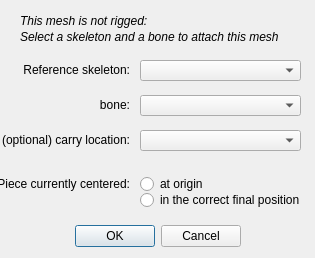
<?xml version="1.0" encoding="UTF-8"?>
<ui version="4.0">
 <class>AskBoneDialog</class>
 <widget class="QDialog" name="AskBoneDialog">
  <property name="geometry">
   <rect>
    <x>0</x>
    <y>0</y>
    <width>315</width>
    <height>258</height>
   </rect>
  </property>
  <property name="windowTitle">
   <string>OpenBRF</string>
  </property>
  <widget class="QDialogButtonBox" name="buttonBox">
   <property name="geometry">
    <rect>
     <x>-100</x>
     <y>220</y>
     <width>341</width>
     <height>32</height>
    </rect>
   </property>
   <property name="orientation">
    <enum>Qt::Horizontal</enum>
   </property>
   <property name="standardButtons">
    <set>QDialogButtonBox::Cancel|QDialogButtonBox::Ok</set>
   </property>
  </widget>
  <widget class="QComboBox" name="cbSlel">
   <property name="geometry">
    <rect>
     <x>140</x>
     <y>60</y>
     <width>161</width>
     <height>21</height>
    </rect>
   </property>
  </widget>
  <widget class="QComboBox" name="cbBone">
   <property name="geometry">
    <rect>
     <x>140</x>
     <y>95</y>
     <width>161</width>
     <height>21</height>
    </rect>
   </property>
  </widget>
  <widget class="QLabel" name="label">
   <property name="geometry">
    <rect>
     <x>10</x>
     <y>60</y>
     <width>120</width>
     <height>20</height>
    </rect>
   </property>
   <property name="text">
    <string>Reference skeleton:</string>
   </property>
   <property name="alignment">
    <set>Qt::AlignRight|Qt::AlignTrailing|Qt::AlignVCenter</set>
   </property>
  </widget>
  <widget class="QLabel" name="label_2">
   <property name="geometry">
    <rect>
     <x>10</x>
     <y>95</y>
     <width>120</width>
     <height>20</height>
    </rect>
   </property>
   <property name="text">
    <string>bone:</string>
   </property>
   <property name="alignment">
    <set>Qt::AlignRight|Qt::AlignTrailing|Qt::AlignVCenter</set>
   </property>
  </widget>
  <widget class="QLabel" name="label_3">
   <property name="geometry">
    <rect>
     <x>20</x>
     <y>10</y>
     <width>191</width>
     <height>21</height>
    </rect>
   </property>
   <property name="font">
    <font>
     <italic>true</italic>
    </font>
   </property>
   <property name="text">
    <string>This mesh is not rigged:</string>
   </property>
  </widget>
  <widget class="QLabel" name="label_4">
   <property name="geometry">
    <rect>
     <x>20</x>
     <y>26</y>
     <width>261</width>
     <height>21</height>
    </rect>
   </property>
   <property name="font">
    <font>
     <italic>true</italic>
    </font>
   </property>
   <property name="text">
    <string>Select a skeleton and a bone to attach this mesh to.</string>
   </property>
  </widget>
  <widget class="QRadioButton" name="radioButton">
   <property name="geometry">
    <rect>
     <x>140</x>
     <y>174</y>
     <width>84</width>
     <height>20</height>
    </rect>
   </property>
   <property name="text">
    <string>at origin</string>
   </property>
  </widget>
  <widget class="QRadioButton" name="radioButton_2">
   <property name="geometry">
    <rect>
     <x>140</x>
     <y>191</y>
     <width>161</width>
     <height>18</height>
    </rect>
   </property>
   <property name="text">
    <string>in the correct final position</string>
   </property>
  </widget>
  <widget class="QLabel" name="label_5">
   <property name="geometry">
    <rect>
     <x>-1</x>
     <y>174</y>
     <width>131</width>
     <height>20</height>
    </rect>
   </property>
   <property name="text">
    <string>Piece currently centered:</string>
   </property>
   <property name="alignment">
    <set>Qt::AlignRight|Qt::AlignTrailing|Qt::AlignVCenter</set>
   </property>
  </widget>
  <widget class="QComboBox" name="cbCarryPos">
   <property name="geometry">
    <rect>
     <x>140</x>
     <y>130</y>
     <width>161</width>
     <height>21</height>
    </rect>
   </property>
  </widget>
  <widget class="QLabel" name="label_6">
   <property name="geometry">
    <rect>
     <x>-1</x>
     <y>130</y>
     <width>131</width>
     <height>20</height>
    </rect>
   </property>
   <property name="text">
    <string>(optional) carry location:</string>
   </property>
   <property name="alignment">
    <set>Qt::AlignRight|Qt::AlignTrailing|Qt::AlignVCenter</set>
   </property>
  </widget>
 </widget>
 <resources/>
 <connections>
  <connection>
   <sender>buttonBox</sender>
   <signal>accepted()</signal>
   <receiver>AskBoneDialog</receiver>
   <slot>accept()</slot>
   <hints>
    <hint type="sourcelabel">
     <x>248</x>
     <y>254</y>
    </hint>
    <hint type="destinationlabel">
     <x>157</x>
     <y>274</y>
    </hint>
   </hints>
  </connection>
  <connection>
   <sender>buttonBox</sender>
   <signal>rejected()</signal>
   <receiver>AskBoneDialog</receiver>
   <slot>reject()</slot>
   <hints>
    <hint type="sourcelabel">
     <x>316</x>
     <y>260</y>
    </hint>
    <hint type="destinationlabel">
     <x>286</x>
     <y>274</y>
    </hint>
   </hints>
  </connection>
 </connections>
</ui>
